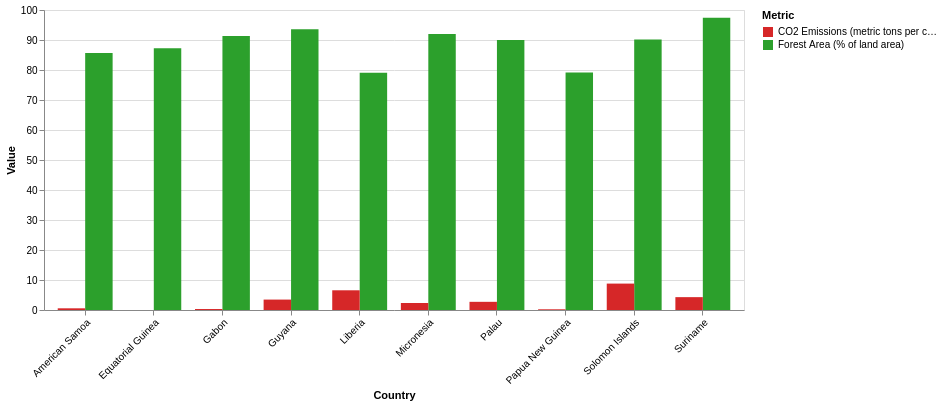

Write the Vega-Lite specification saved for this chart.
### Vega-Lite specification from a JSON file in a GitHub repository (floating-point values rounded to 4 significant figures)
{"$schema": "https://vega.github.io/schema/vega-lite/v5.json", "description": "A grouped bar chart comparing CO2 emissions and forest area by country.", "width": 700, "height": 300, "data": {"values": [{"Country": "Suriname", "CO2_Emissions": 4.285, "Forest_Area": 97.41}, {"Country": "Guyana", "CO2_Emissions": 3.473, "Forest_Area": 93.55}, {"Country": "Micronesia", "CO2_Emissions": 2.333, "Forest_Area": 92.03}, {"Country": "Gabon", "CO2_Emissions": 0.3231, "Forest_Area": 91.32}, {"Country": "Solomon Islands", "CO2_Emissions": 8.803, "Forest_Area": 90.14}, {"Country": "Palau", "CO2_Emissions": 2.726, "Forest_Area": 90.02}, {"Country": "Equatorial Guinea", "CO2_Emissions": 0, "Forest_Area": 87.29}, {"Country": "American Samoa", "CO2_Emissions": 0.5633, "Forest_Area": 85.65}, {"Country": "Papua New Guinea", "CO2_Emissions": 0.2318, "Forest_Area": 79.18}, {"Country": "Liberia", "CO2_Emissions": 6.57, "Forest_Area": 79.08}]}, "selection": {"metric_selection": {"type": "multi", "fields": ["Metric Label"], "bind": "legend"}}, "transform": [{"fold": ["Forest_Area", "CO2_Emissions"], "as": ["Metric", "Value"]}, {"calculate": "datum.Metric === 'Forest_Area' ? 'Forest Area (% of land area)' : 'CO2 Emissions (metric tons per capita)'", "as": "Metric Label"}], "mark": "bar", "encoding": {"x": {"field": "Country", "type": "nominal", "title": "Country", "axis": {"labelAngle": -45}}, "y": {"field": "Value", "type": "quantitative", "title": "Value"}, "color": {"field": "Metric Label", "type": "nominal", "title": "Metric", "scale": {"range": ["#d62728", "#2ca02c"]}}, "xOffset": {"field": "Metric Label"}, "tooltip": [{"field": "Country", "type": "ordinal", "title": "Country"}, {"field": "Metric Label", "type": "nominal", "title": "Metric"}, {"field": "Value", "type": "quantitative", "title": "Value"}], "opacity": {"condition": {"selection": "metric_selection", "value": 1}, "value": 0.2}}}
